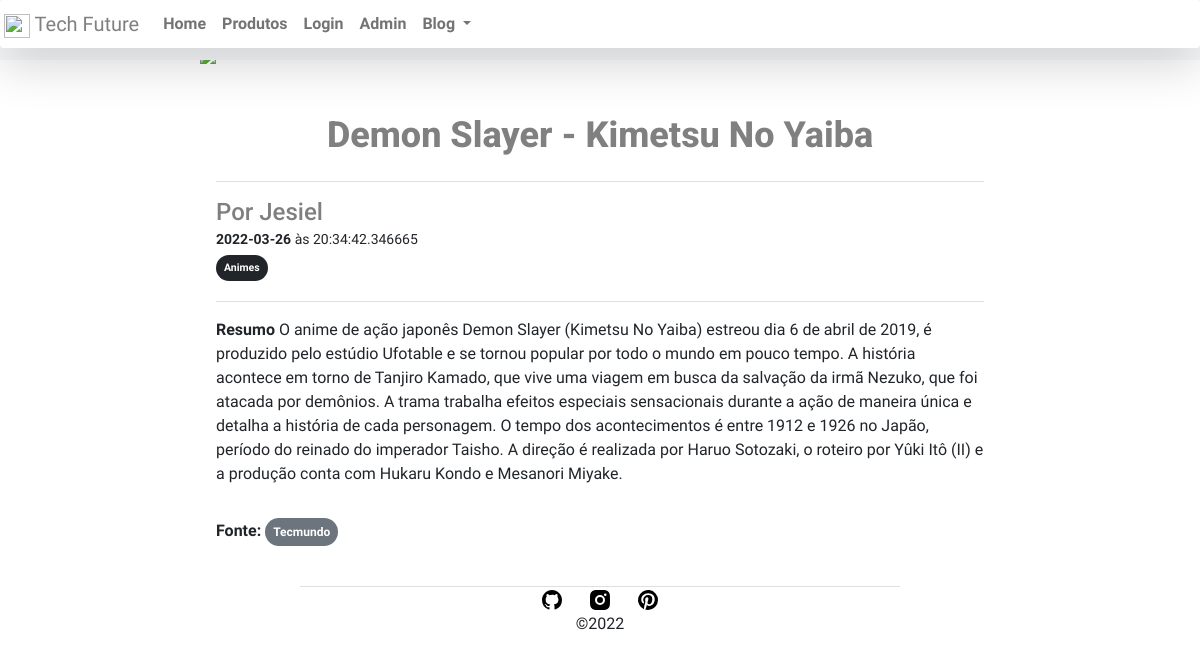
Screenshot of /ver_post/demon-slayer-kimetsu-no-yaiba with the database file from the repository.
### tables this page shows
CREATE TABLE BLOG_POSTS (id integer NOT NULL PRIMARY KEY AUTOINCREMENT, title varchar (255) NOT NULL, slug varchar (255) NOT NULL UNIQUE, body text NOT NULL, created_at date NOT NULL, updated date NOT NULL, author_id integer NOT NULL REFERENCES auth_user (id) DEFERRABLE INITIALLY DEFERRED, image varchar (255) NOT NULL, categoria varchar (255) NOT NULL, fontes varchar (255) NOT NULL, hora time NOT NULL);

### main.py (the view)
@app.route('/ver_post/<string:slug>', methods=["POST", "GET"])
def ver_post(slug):
  if request.method == 'POST':
    slug = slug
  conn = sqlite3.connect('db.sqlite3')
  conn.row_factory=sqlite3.Row
  cursor = conn.cursor()
  cursor.execute("select * from BLOG_POSTS where slug=?", (slug,))
  data = cursor.fetchone()
  cursor2=conn.cursor()
  cursor2.execute("select * from auth_user where id=?", (data['author_id'],))
  autor = cursor2.fetchone()
  return render_template('blog/show_post.html', post=data, autor = autor)

### templates/blog/show_post.html (shortened to what this page needs)
{% extends 'base.html' %}
{% block content %}
<div style="min-width: 300px; max-width: 800px;" class="card-body container-fluid">
<h2 id="post-title" class="card-title text-center mb-4 ">{{post.title}}</h2>
<div id="info" style="margin: auto;" class="">
<hr>
<h4 class="text-black-50 mb-0" id="autor">Por {{ autor.username }}</h4>
<div class=" ">
<small class="mt-0">
  <strong>{{ post.created_at }}</strong> às {{post.hora  }}
</small><br>
<small class="mt-0">
	<a href="#"><span class="badge rounded-pill bg-dark p-2 mt-1 mb-1 ">{{ post.categoria }}</span></a>
</small>
</div>
<hr>
</div>
<div>
<p class="" id="post-body">{% autoescape off  %}
    {{ post.body }}
{% endautoescape %}</p>
    <strong>Fonte: </strong><a href="#"><span class="badge rounded-pill bg-secondary p-2 mt-3  ">{{ post.fontes }}</span></a>
</div>
{% endblock %}

### static/css/style.css (style rules this page uses)
:root { --radius-top: 0px; }
body { font-family: 'M PLUS 1', sans-serif; }
a { text-decoration: none; }
h1, h2, h3, h4, h5, h6 { font-family: 'M PLUS 1', sans-serif; color: grey ; display: absolute; }
p { font-family: 'M PLUS 1', sans-serif; }
#post-title { color: dark; font-family: 'Roboto', sans-serif; font-size: 36px; display: absolute; font-weight: 800; }
#autor { font-family: 'Roboto', sans-serif; color: grey ; font-style: bold; }
hr { color: grey; }
a { text-decoration: none; text-indent: inherit; color: black; }
h2 { margin-top: 10px; font-weight: 800; font-size: 30px; }

### rows the page displays
BLOG_POSTS: title "Demon Slayer - Kimetsu No Yaiba", created_at "2022-03-26", hora "20:34:42.346665", categoria "Animes", body "Resumo O anime de ação japonês Demon Slayer (Kimetsu No Yaiba) estreou dia 6 de abril de 2019, é produzido pelo estúdio Ufotable e se tornou popular por todo o mundo em pouco tempo. A história acontece em torno de Tanjiro Kamado, que vive uma viagem em busca da salvação da irmã Nezuko, que foi atacada por demônios. A trama trabalha efeitos especiais sensacionais durante a ação de maneira única e detalha a história de cada personagem. O tempo dos acontecimentos é entre 1912 e 1926 no Japão, período do reinado do imperador Taisho. A direção é realizada por Haruo Sotozaki, o roteiro por Yûki Itô (II) e a produção conta com Hukaru Kondo e Mesanori Miyake.", fontes "Tecmundo"

### other values shown
{{ autor.username }} "Jesiel"
